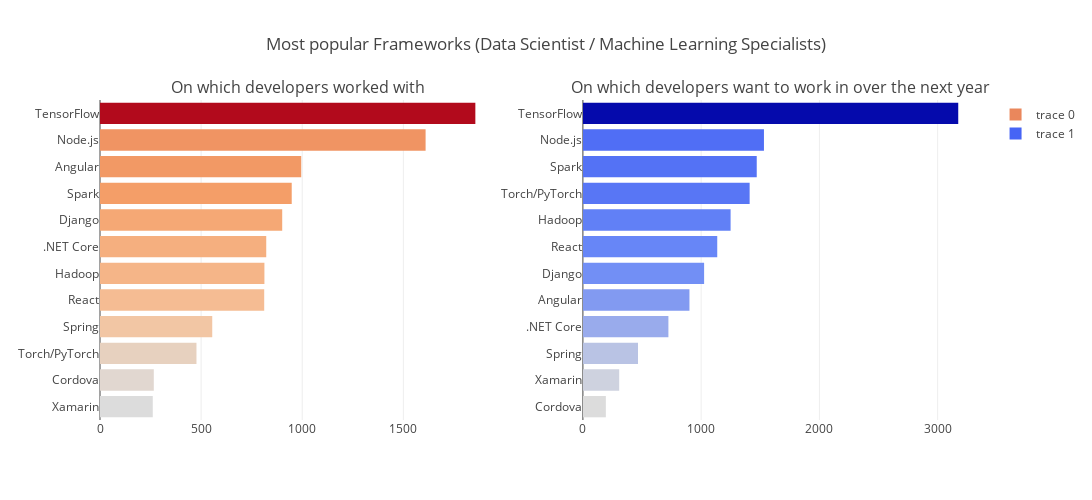

The code cell stored with this chart in its notebook:
### Markdown cell above
### Data Scientst used most  Frameworks

### Code cell
# Plot the most popluar framworks
temp1 = split_column_value(stack_dm_data,'FrameworkWorkedWith')
temp1 = temp1.value_counts().sort_values(ascending=False).head(20)
temp2 = split_column_value(stack_dm_data,'FrameworkDesireNextYear')
temp2 = temp2.value_counts().sort_values(ascending=False).head(20)
trace1 = go.Bar(
    y=temp1.index[::-1],
    x=temp1.values[::-1],
    orientation = 'h',
    marker=dict(
        color=temp2.values[::-1],
        colorscale = 'Reds'
    )
)
trace2 = go.Bar(
    y=temp2.index[::-1],
    x=temp2.values[::-1],
    orientation = 'h',
    marker=dict(
        color=temp2.values[::-1],
        colorscale = 'Blues',
        reversescale = True
    ),
)

fig = tools.make_subplots(rows=1, cols=2, subplot_titles=('On which developers worked with', 'On which developers want to work in over the next year'))
                                                          

fig.append_trace(trace1, 1, 1)
fig.append_trace(trace2, 1, 2)
                          
fig['layout'].update(height=500, width=1100, title='Most popular Frameworks (Data Scientist / Machine Learning Specialists)', margin=dict(l=100,))
iplot(fig, filename='simple-subplot')

### Figure 1 — Plotly figure (JSON) as saved in the notebook; plotly's stock layout.template omitted (floating-point values rounded to 4 significant figures)
{"data": [{"marker": {"color": [194, 307, 466, 723, 901, 1025, 1136, 1249, 1410, 1470, 1531, 3174], "colorscale": "Reds"}, "orientation": "h", "type": "bar", "uid": "9f916afd-00f0-4a38-a41f-37fbbdd01f32", "x": [261, 266, 477, 555, 812, 813, 822, 901, 948, 995, 1610, 1856], "xaxis": "x", "y": ["Xamarin", "Cordova", "Torch/PyTorch", "Spring", "React", "Hadoop", ".NET Core", "Django", "Spark", "Angular", "Node.js", "TensorFlow"], "yaxis": "y"}, {"marker": {"color": [194, 307, 466, 723, 901, 1025, 1136, 1249, 1410, 1470, 1531, 3174], "colorscale": "Blues", "reversescale": true}, "orientation": "h", "type": "bar", "uid": "0ac77372-1012-4778-95a9-81e8e5ad8c23", "x": [194, 307, 466, 723, 901, 1025, 1136, 1249, 1410, 1470, 1531, 3174], "xaxis": "x2", "y": ["Cordova", "Xamarin", "Spring", ".NET Core", "Angular", "Django", "React", "Hadoop", "Torch/PyTorch", "Spark", "Node.js", "TensorFlow"], "yaxis": "y2"}], "layout": {"annotations": [{"font": {"size": 16}, "showarrow": false, "text": "On which developers worked with", "x": 0.225, "xanchor": "center", "xref": "paper", "y": 1, "yanchor": "bottom", "yref": "paper"}, {"font": {"size": 16}, "showarrow": false, "text": "On which developers want to work in over the next year", "x": 0.775, "xanchor": "center", "xref": "paper", "y": 1, "yanchor": "bottom", "yref": "paper"}], "height": 500, "margin": {"l": 100}, "title": "Most popular Frameworks (Data Scientist / Machine Learning Specialists)", "width": 1100, "xaxis": {"anchor": "y", "domain": [0, 0.45]}, "xaxis2": {"anchor": "y2", "domain": [0.55, 1]}, "yaxis": {"anchor": "x", "domain": [0, 1]}, "yaxis2": {"anchor": "x2", "domain": [0, 1]}}}
